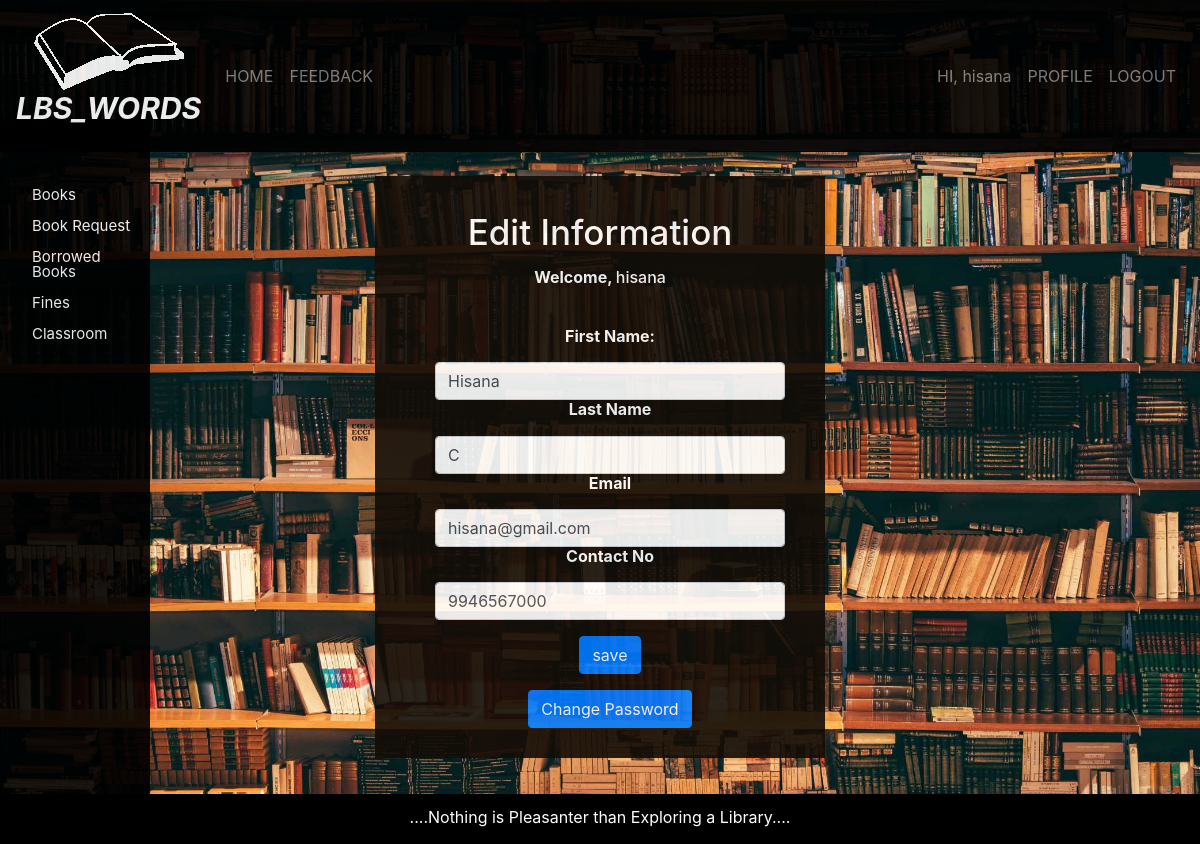
The app's page /student/edit.php (signed in) with its own data.
### tables this page shows
CREATE TABLE `students` (
  `studentID` int(11) NOT NULL,
  `username` varchar(100) NOT NULL,
  `password` varchar(250) NOT NULL,
  `enrollmentNo` int(100) NOT NULL,
  `firstname` varchar(100) NOT NULL,
  `lastname` varchar(100) NOT NULL,
  `email` varchar(100) NOT NULL,
  `phone` varchar(100) NOT NULL
);

### student/edit.php (the view, shortened to what this page needs)
<?php
include "navbar.php";
?>
<!DOCTYPE html>
<html>
    <head>
    </head>
    <body>
        <div class="wrapper" id="main">
            <div class="box">
                <div class="box-content box-form">
                    <h1 class="text-center">Edit Information</h1>
                    <?php
                    $sql = "SELECT * FROM students WHERE studentID='$_SESSION[user]'";
                    $result = mysqli_query($db,$sql) or die (mysql_error());
                    while ($row = mysqli_fetch_assoc($result))
                    {
                        $first=$row['firstname'];
                        $last=$row['lastname'];
                        $username=$row['username'];
                        $email=$row['email'];
                        $contact=$row['phone'];
                    }
                    ?>
                    <div class="profile_info">
                        <h4><b>Welcome, </b><?php echo $username; ?></h4>
                    </div><br><br>
                    <div class="form-wrapper">
                        <form action="" method="post" enctype="multipart/form-data">
                            <label><h4><b>First Name: </b></h4></label>
                            <input class="form-control" type="text" name="first" value="<?php echo $first; ?>">
                            <label><h4><b>Last Name</b></h4></label>
                            <input class="form-control" type="text" name="last" value="<?php echo $last; ?>">
                            <label><h4><b>Email</b></h4></label>
                            <input class="form-control" type="text" name="email" value="<?php echo $email; ?>">
                            <label><h4><b>Contact No</b></h4></label>
                            <input class="form-control" type="text" name="contact" value="<?php echo $contact; ?>">
                            <br>
                            <button class="btn btn-primary" type="submit" name="submit">save</button>
                            <br><br>
                            <button class="btn btn-primary" name="editPass">Change Password</button>
                        </form>
                    </div>
                </div>
            </div>
        </div>
        <?php
        include "../footer.php";
        ?>
    </body>
</html>

### content/css/lms.css (style rules this page uses)
html, body, div, span, object, iframe, h1, h2, h3, h4, h5, h6, p, blockquote, pre, abbr, address, cite, code, del, dfn, em, img, ins, kbd, q, samp, small, strong, sub, sup, var, b, i, dl, dt, dd, ol, ul, li, fieldset, form, label, legend, table, caption, tbody, tfoot, thead, tr, th, td, article, aside, canvas, details, figcaption, figure, footer, header, hgroup, menu, nav, section, summary, time, mark, audio, video { margin:40; padding:0; border:0; outline:0; font-size:100%; vertical-align:baseline; background:transparent; }
body { line-height:1; }
input, select { vertical-align:middle; }
input { height: 25px; width: 200px; }
.wrapper { min-height: calc(100vh - 50px); overflow: auto; width: 100%; background-image: url('../images/Library.jpg'); background-repeat: no-repeat; background-attachment: fixed; background-size: cover; }
.box { min-height: 300px; width: 450px; background-color: #120d07; opacity: 0.9; padding-top: 5px; margin: 160px auto 70px auto; opacity: .9; text-align: center; color: white; }
.box .box-content { color: white; }
.box .box-content.box-form { padding: 30px 60px; }
.box .box-content h1 { text-align: center; font-size: 35px; margin-bottom: 15px; }
.form-wrapper { width: 350px; margin: auto; }
#main { -webkit-transition: margin-left .5s; -o-transition: margin-left .5s; transition: margin-left .5s; padding: 16px; }

### records on screen
students: username "hisana", first "Hisana", last "C", email "hisana@gmail.com", contact "9946567000"

### other values on screen
$_SESSION['login_user'] "hisana"
